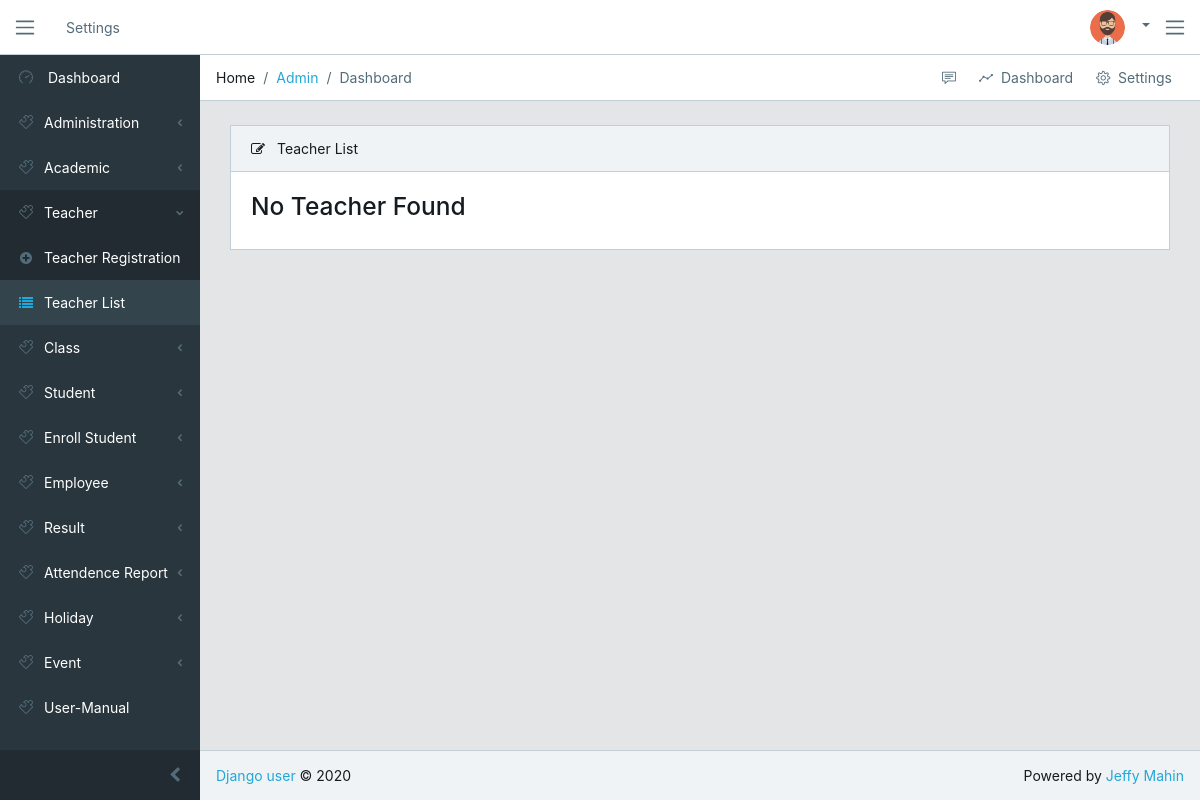
The page /teacher/list on the database as committed earlier.
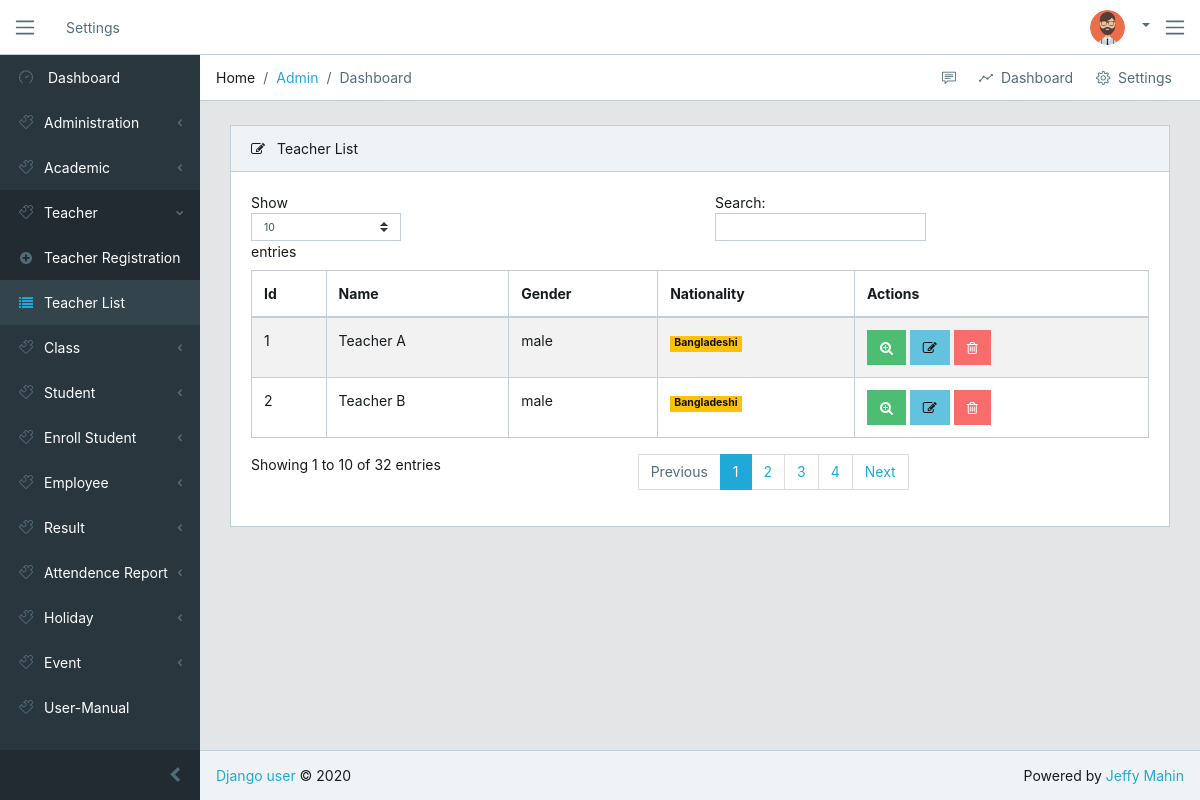
The same page on the database as committed later.
### teacher/models.py (models this page shows, shortened)
class PersonalInfo(models.Model):
    name = models.CharField(max_length=45)
    photo = models.ImageField()
    date_of_birth = models.DateField()
    place_of_birth = models.CharField(max_length=45)
    nationality_choice = (
        ('Bangladeshi', 'Bangladeshi'),
        ('Others', 'Others')
    )
    nationality = models.CharField(max_length=45, choices=nationality_choice)
    religion_choice = (
        ('Islam', 'Islam'),
        ('Hinduism', 'Hinduism'),
        ('Buddhism', 'Buddhism'),
        ('Christianity', 'Christianity'),
        ('Others', 'Others')
    )
    religion = models.CharField(max_length=45, choices=religion_choice)
    gender_choice = (
        ('male', 'Male'),
        ('female', 'Female'),
        ('other', 'Other')
    )
    gender = models.CharField(choices=gender_choice, max_length=10)
    blood_group_choice = (
        ('a+', 'A+'),
        ('o+', 'O+'),
        ('b+', 'B+'),
        ('ab+', 'AB+'),
        ('a-', 'A-'),
        ('o-', 'O-'),
        ('b-', 'B-'),
        ('ab-', 'AB-')
    )
    blood_group = models.CharField(choices=blood_group_choice, max_length=5)
    e_tin = models.IntegerField(unique=True)
    nid = models.IntegerField(unique=True)
    driving_license_passport = models.IntegerField(unique=True)
    phone_no = models.CharField(max_length=11, unique=True)
    email = models.CharField(max_length=255, unique=True)
    father_name = models.CharField(max_length=45)
    mother_name = models.CharField(max_length=45)
    marital_status_choice = (
        ('married', 'Married'),
        ('widowed', 'Widowed'),
        ('separated', 'Separated'),
        ('divorced', 'Divorced'),
        ('single', 'Single')
    )
    marital_status = models.CharField(choices=marital_status_choice, max_length=10)
    address = models.ForeignKey(AddressInfo, on_delete=models.CASCADE, null=True)
    education = models.ForeignKey(EducationInfo, on_delete=models.CASCADE, null=True)
    training = models.ForeignKey(TrainingInfo, on_delete=models.CASCADE, null=True)
    job = models.ForeignKey(JobInfo, on_delete=models.CASCADE, null=True)
    experience = models.ForeignKey(ExperienceInfo, on_delete=models.CASCADE, null=True)
    is_delete = models.BooleanField(default=False)
    date = models.DateTimeField(auto_now_add=True)

### teacher/views.py (the view)
# urls.py: path('list', views.teacher_list, name='employee-list'),
def teacher_list(request):
    teacher = PersonalInfo.objects.filter(is_delete=False)
    context = {'teacher': teacher}
    return render(request, 'teacher/teacher-list.html', context)

### templates/teacher/teacher-list.html (shortened to what the changed rows need)
{% extends 'base/base.html' %}
{% load static %}
{% block content %}
  <div class="animated fadeIn">
      <div class="card">
          {% if teacher %}
          <div class="card-body">
              <div id="DataTables_Table_0_wrapper" class="dataTables_wrapper dt-bootstrap4 no-footer">
                  <div class="row">
                      <div class="col-sm-12 col-md-6">
                          <div class="dataTables_length" id="DataTables_Table_0_length">
                              <label>Show
                                  <select name="DataTables_Table_0_length" aria-controls="DataTables_Table_0" class="custom-select custom-select-sm form-control form-control-sm">
                                      <option value="10">10</option>
                                  </select> entries</label>
                          </div>
                      </div>
                      <div class="col-sm-12 col-md-6">
                          <div id="DataTables_Table_0_filter" class="dataTables_filter">
                              <label>Search:
                                  <input type="search" class="form-control form-control-sm" placeholder="" aria-controls="DataTables_Table_0">
                              </label>
                          </div>
                      </div>
                  </div>
                  <div class="row">
                      <div class="col-sm-12">
                          <table class="table table-striped table-bordered datatable dataTable no-footer" id="DataTables_Table_0" role="grid" aria-describedby="DataTables_Table_0_info" style="border-collapse: collapse !important">
                              <thead>
                                  <tr role="row">
                                      <th>Id</th>
                                      <th>Name</th>
                                      <th>Gender</th>
                                      <th>Nationality</th>
                                      <th>Actions</th>
                                  </tr>
                              </thead>
                              <tbody>
                                  {% for teacher in teacher %}
                                    <tr role="row" class="odd">
                                        <td>{{ forloop.counter }}</td>
                                        <td>{{ teacher.name }}</td>
                                        <td>{{ teacher.gender }}</td>
                                        <td>
                                            <span class="badge badge-warning">{{ teacher.nationality }}</span>
                                        </td>
                                        <td>
                                            <a class="btn btn-success" href="{% url 'teacher-profile' teacher.id %}">
                                                <i class="fa fa-search-plus"></i>
                                            </a>
                                            <a class="btn btn-info" href="{% url 'teacher-edit' teacher.id %}">
                                                <i class="fa fa-edit"></i>
                                            </a>
                                            <a class="btn btn-danger" href="{% url 'teacher-delete' teacher.id %}">
                                                <i class="fa fa-trash-o"></i>
                                            </a>
                                        </td>
                                    </tr>
                                  {% endfor %}
                              </tbody>
                          </table>
                      </div>
                  </div>
                  <div class="row">
                      <div class="col-sm-12 col-md-5">
                          <div class="dataTables_info" id="DataTables_Table_0_info" role="status" aria-live="polite">Showing 1 to 10 of 32 entries</div>
                      </div>
                      <div class="col-sm-12 col-md-7">
                          <div class="dataTables_paginate paging_simple_numbers" id="DataTables_Table_0_paginate">
                              <ul class="pagination">
                                  <li class="paginate_button page-item previous disabled" id="DataTables_Table_0_previous"><a href="#" aria-controls="DataTables_Table_0" data-dt-idx="0" tabindex="0" class="page-link">Previous</a></li>
                                  <li class="paginate_button page-item active"><a href="#" aria-controls="DataTables_Table_0" data-dt-idx="1" tabindex="0" class="page-link">1</a></li>
                                  <li class="paginate_button page-item "><a href="#" aria-controls="DataTables_Table_0" data-dt-idx="2" tabindex="0" class="page-link">2</a></li>
                                  <li class="paginate_button page-item "><a href="#" aria-controls="DataTables_Table_0" data-dt-idx="3" tabindex="0" class="page-link">3</a></li>
                                  <li class="paginate_button page-item "><a href="#" aria-controls="DataTables_Table_0" data-dt-idx="4" tabindex="0" class="page-link">4</a></li>
                                  <li class="paginate_button page-item next" id="DataTables_Table_0_next"><a href="#" aria-controls="DataTables_Table_0" data-dt-idx="5" tabindex="0" class="page-link">Next</a></li>
                              </ul>
                          </div>
                      </div>
                  </div>
              </div>
          </div>
          {% else %}
          <div class="card-body">
              <h3>No Teacher Found</h3>
          </div>
          {% endif %}
      </div>
  </div>
{% endblock %}

Rows that differ between the two databases and show on the page:
added PersonalInfo: name "Teacher A", gender "male", nationality "Bangladeshi"
added PersonalInfo: name "Teacher B", gender "male", nationality "Bangladeshi"
Other text that changed with them:
form field DataTables_Table_0_length: (not shown) → "10"
text no longer shown: "No Teacher Found"
text now shown: "Show entries Search: Id Name Gender Nationality Actions Showing 1 to 10 of 32 entries Previous 1 2 3 4 Next"
